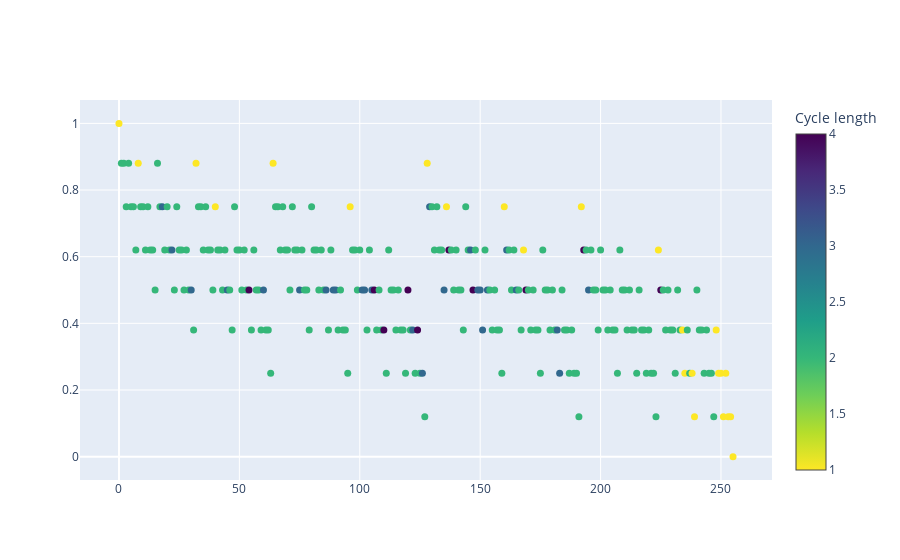

The cell this chart's notebook holds for it:
### Code cell
fig = go.Figure()

fig.add_trace(go.Scatter(
        x=df['rule'],
        y=df['lambda parameter'],
        mode='markers',
        marker=dict(
            color=df['complexity'],
            colorscale='Viridis',
            reversescale=True,
            colorbar=dict(title='Cycle length'),
            size=7 
        ),
        name='Mean Values',
        error_y=dict(
            type='data',
            visible=True
        )
    ))

### Figure 1 — Plotly figure (JSON) as saved in the notebook; plotly's stock layout.template omitted (floating-point values rounded to 4 significant figures; data arrays with more than 128 entries replaced by an {"elided": "..."} marker saying what was removed)
{"data": [{"error_y": {"type": "data", "visible": true}, "marker": {"color": {"elided": "256 int values"}, "colorbar": {"title": {"text": "Cycle length"}}, "colorscale": [[0, "#440154"], [0.1111, "#482878"], [0.2222, "#3e4989"], [0.3333, "#31688e"], [0.4444, "#26828e"], [0.5556, "#1f9e89"], [0.6667, "#35b779"], [0.7778, "#6ece58"], [0.8889, "#b5de2b"], [1, "#fde725"]], "reversescale": true, "size": 7}, "mode": "markers", "name": "Mean Values", "type": "scatter", "x": {"elided": "256 int values"}, "y": {"elided": "256 float values"}}], "layout": {}}
